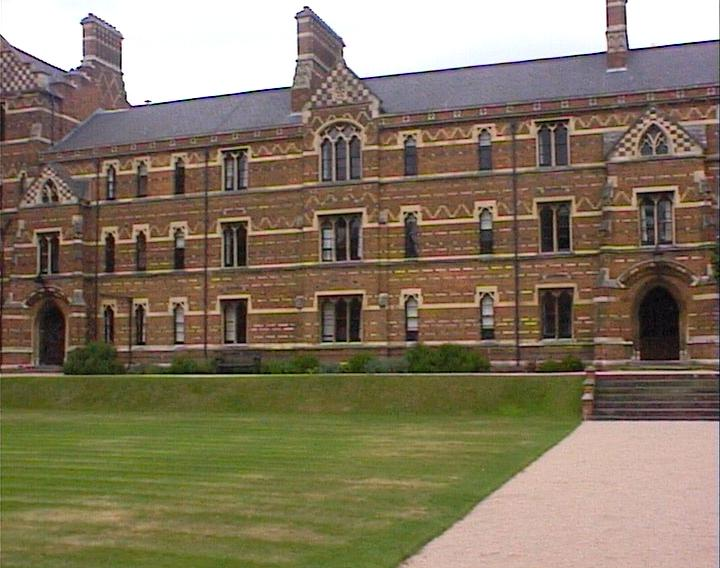
#> input picture image_stitching/keble_a.jpg, 720 x 568 px
$ python stitching3.py keble_a.jpg keble_b.jpg keble_c.jpg 'C:/Users/matth/.spyder-py3/491 HW3/H_12.npy' 'C:/Users/matth/.spyder-py3/491 HW3/H_23.npy'
#> lines starting #> are read from the running program, lines starting #| are printed output that depends on the picture
# -*- coding: utf-8 -*-
"""
Created on Tue Nov 21 17:51:20 2023

@author: matth
"""

"""
USE LIKE THIS:
    python stitching2.py keble_a.jpg keble_b.jpg "C:/Users/matth/.spyder-py3/491 HW3/H_12.npy"

THEN:
    python stitching3.py keble_a.jpg keble_b.jpg keble_c.jpg "C:/Users/matth/.spyder-py3/491 HW3/H_12.npy" "C:/Users/matth/.spyder-py3/491 HW3/H_23.npy"

"""

import cv2
import numpy as np
import sys

def stitch_imgs(img, ref_img, h_path):

    H = np.load(h_path)


    # Get dim of images
    h1, w1 = img.shape[:2]
    h2, w2 = ref_img.shape[:2]

    # Use warpPerspective to apply the H to img
    im1_warped = cv2.warpPerspective(img, H, (w2, h2))

    # Combine images with addWeighted
    result = cv2.addWeighted(im1_warped, 0.5, ref_img, 0.5, 0.0)
    cv2.imshow("Stitched image", result)
    cv2.waitKey(0)
    cv2.destroyAllWindows()

    return result


if __name__ == "__main__":
    # stitching 3.py

    if len(sys.argv) != 6:
        print("[Error] Proper usage: python stitching3.py <image-1-path> <image-2-path> <image-3-path> <H12-path> <H23-path>")
        sys.exit(1)

    img1_path = sys.argv[1]
    img2_path = sys.argv[2]
    img3_path = sys.argv[3]

    h_npy_path = sys.argv[4]
    h_npy_path2 = sys.argv[5]

    image1 = cv2.imread(img1_path)
#> image1 is the input picture: shape (568, 720, 3); mean B, G, R 97.8, 119.2, 132.3
    image2 = cv2.imread(img2_path)
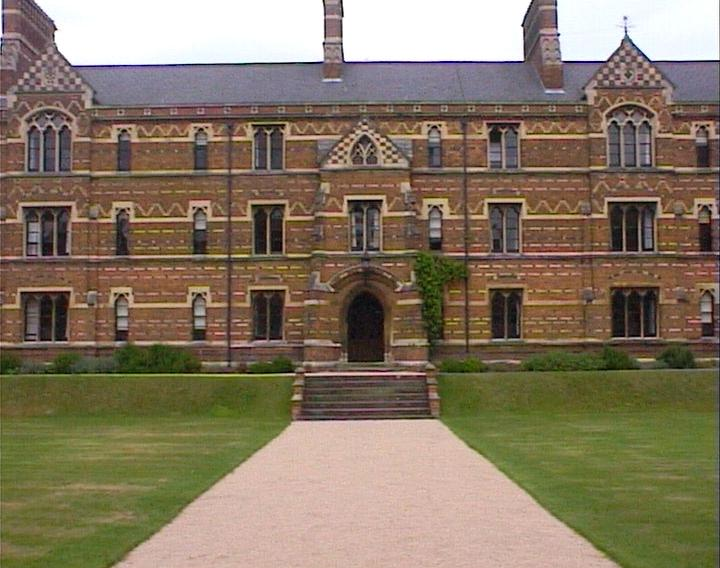
#> input picture image_stitching/keble_b.jpg, 720 x 568 px
#> image2 is the input picture: shape (568, 720, 3); mean B, G, R 98.5, 118.8, 133.1
    image3 = cv2.imread(img3_path)
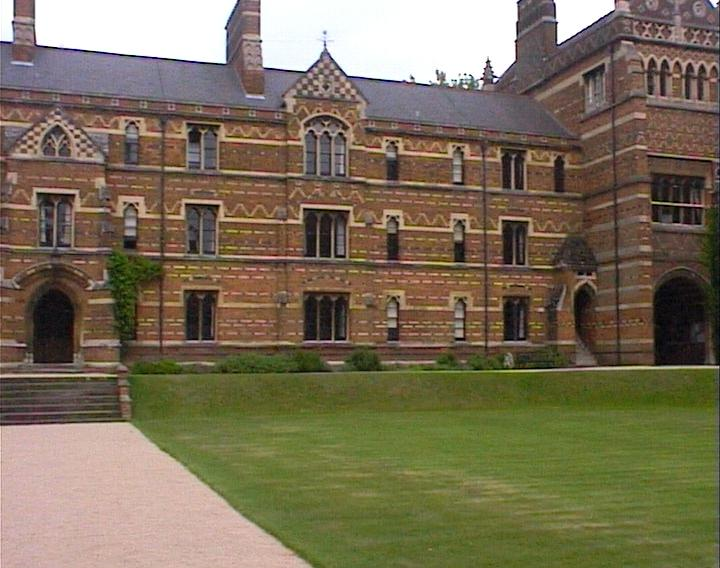
#> input picture image_stitching/keble_c.jpg, 720 x 568 px
#> image3 is the input picture: shape (568, 720, 3); mean B, G, R 87.7, 110.4, 121.8

#> (the run stopped early here; a loop or call above may not have finished)
